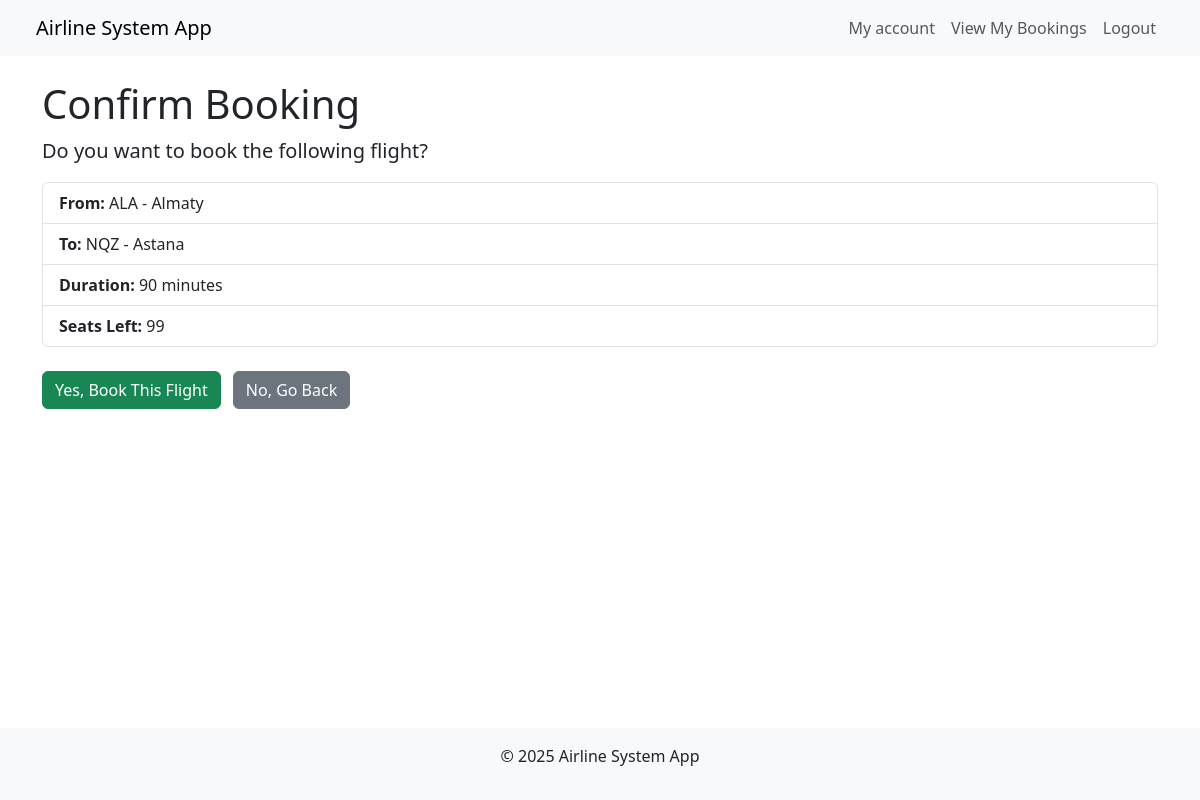
/flights/1/book/ (signed in), run on the app's committed database.
### flights/models.py (models this page shows, shortened)
class Flight(models.Model):
    origin = models.ForeignKey(Airport, on_delete=models.CASCADE, related_name="departures")
    destination = models.ForeignKey(Airport, on_delete=models.CASCADE, related_name="arrivals")
    duration = models.PositiveIntegerField()
    capacity = models.PositiveIntegerField()

class Airport(models.Model):
    code = models.CharField(max_length=3, unique=True)
    city = models.CharField(max_length=100)
    def __str__(self):
        return f"{self.code} - {self.city}"

### flights/views.py (the view)
# urls.py: path('flights/<int:flight_id>/book/', views.flight_book, name='flight_book'),
def flight_book(request, flight_id):
    if request.user.is_authenticated:
        flight = get_object_or_404(models.Flight, id=flight_id)
        passenger, _ = models.Passenger.objects.get_or_create(
            user=request.user,
            defaults={'name': request.user.username}
        )
        existing_booking = models.Booking.objects.filter(passenger=passenger, flight=flight).first()
        if existing_booking:
            return render(request, 'flights/flight_booked_already.html', {
                'booking': existing_booking,
                'flight': flight
            })
        if request.method == 'POST':
            form = forms.PassengerForm(request.POST)
            if form.is_valid():
                try:
                    booking = form.save(request.user)
                    return render(request, 'flights/flight_book_success.html', {'booking': booking})
                except forms.ValidationError as e:
                    form.add_error(None, e.message)
        else:
            form = forms.PassengerForm(initial={'flight_id': flight.id})
        return render(request, 'flights/flight_book.html', {'form': form, 'flight': flight})
    else:
        return redirect('flights:login')

### flights/templates/flights/flight_book.html (shortened to what this page needs)
{% extends 'base.html' %}
{% block content %}
<h1>Confirm Booking</h1>
<p class="lead">Do you want to book the following flight?</p>
<ul class="list-group mb-4">
    <li class="list-group-item"><strong>From:</strong> {{ flight.origin }}</li>
    <li class="list-group-item"><strong>To:</strong> {{ flight.destination }}</li>
    <li class="list-group-item"><strong>Duration:</strong> {{ flight.duration }} minutes</li>
    <li class="list-group-item"><strong>Seats Left:</strong> {{ flight.capacity }}</li>
</ul>
<form method="post" action="{% url 'flights:flight_book' flight.id %}">
    <button type="submit" class="btn btn-success">Yes, Book This Flight</button>
    <a href="{% url 'flights:index' %}" class="btn btn-secondary ms-2">No, Go Back</a>
</form>
{% endblock %}

### data on the page
Flight: origin "ALA - Almaty", destination "NQZ - Astana", duration "90", capacity "99"
